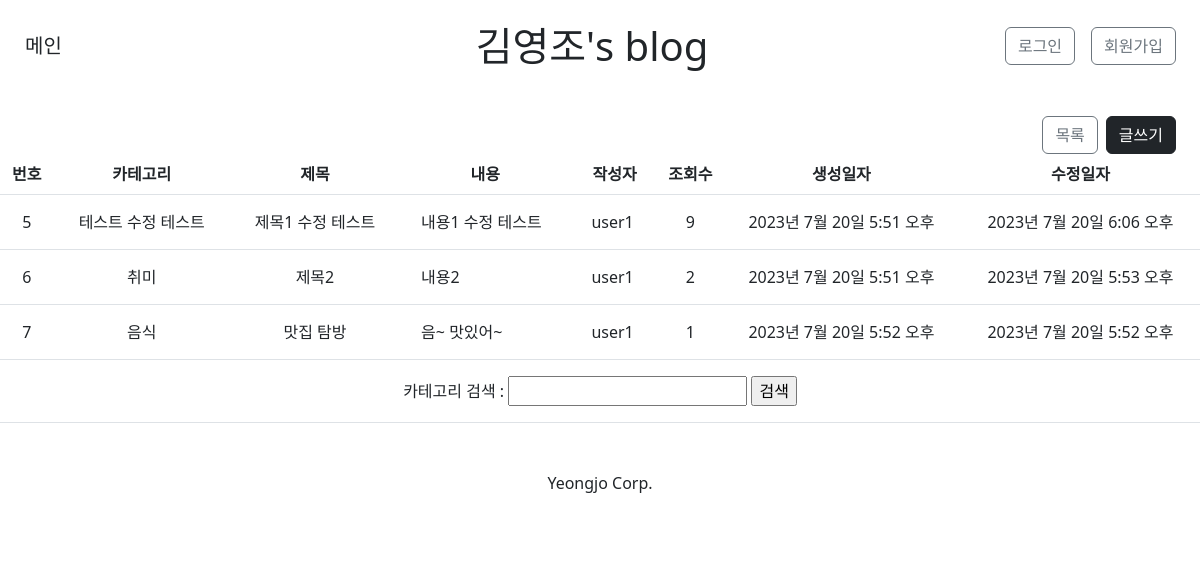
Page /blog/ on the earlier database version.
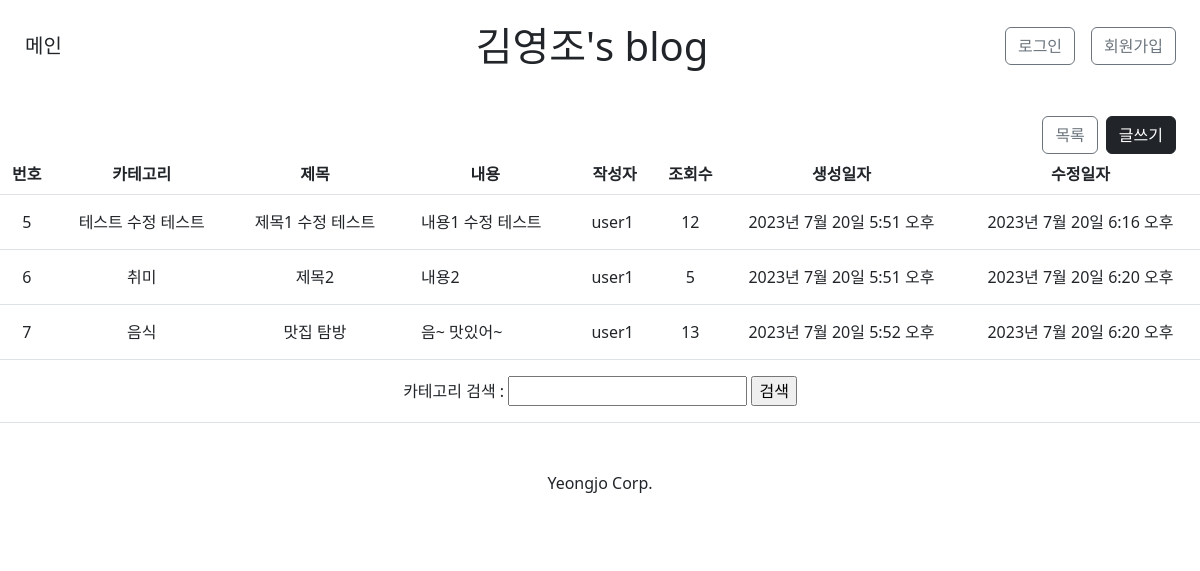
Same page on the later database version.
### blog/models.py (models this page shows)
class Post(models.Model):
    title = models.CharField(max_length=30)
    content = models.TextField()
    imgfile = models.ImageField(null=True, upload_to="", blank=True)
    category = models.CharField(max_length=10)
    writer = models.ForeignKey(User, on_delete=models.CASCADE)
    count = models.PositiveIntegerField(default=0)
    created_at = models.DateTimeField(auto_now_add=True)
    updated_at = models.DateTimeField(auto_now=True)

### user/models.py (models this page shows)
class User(AbstractUser):
    username = models.CharField(unique=True, max_length=20)
    is_staff = models.BooleanField(default=False)
    is_active = models.BooleanField(default=True)
    is_superuser = models.BooleanField(default=False)
    last_login = models.DateTimeField(null=True, blank=True)
    date_joined = models.DateTimeField(auto_now_add=True)
    USERNAME_FIELD = "username"
    EMAIL_FIELD = "username"
    REQUIRED_FIELDS = []
    objects = UserManager()

### blog/views.py (the view)
# urls.py: path("", views.PostList.as_view(), name='post-list'),
class PostList(View):
    def get(self, request):
        post_objs = Post.objects.all()
        context = {
            'title': '블로그',
            'posts': post_objs
        }
        return render(request, 'blog/post_list.html', context)

### blog/templates/blog/post_list.html (shortened to what this page needs)
{% extends 'base.html' %}
{% block content %}
    <div class="d-flex justify-content-end me-4 mt-4">
        <a class="btn btn-outline-secondary me-2" href="{% url 'blog:post-list' %}">목록</a>
        <form action="{% url 'blog:post-write' %}" method="get">
            <input class="btn btn-dark" type="submit" value="글쓰기">
        </form>
    </div>
    {% if posts %}
        <table class="table table-hover align-middle">
            <thead class="text-center">
                <tr>
                    <th>번호</th>
                    <th>카테고리</th>
                    <th>제목</th>
                    <th>내용</th>
                    <th>작성자</th>
                    <th>조회수</th>
                    <th>생성일자</th>
                    <th>수정일자</th>
                </tr>
            </thead>
            <tbody>
                {% for post in posts %}
                    <tr>
                        <th class="text-center"><a class="btn" href="{% url 'blog:post-detail' id=post.pk %}">{{ post.pk }}</a></th>
                        <td class="text-center"><a class="btn" href="{% url 'blog:post-detail' id=post.pk %}">{{ post.category }}</a></td>
                        <td class="text-center"><a class="btn" href="{% url 'blog:post-detail' id=post.pk %}">{{ post.title }}</a></td>
                        <td><a class="btn" href="{% url 'blog:post-detail' id=post.pk %}">{{ post.content }}</a></td>
                        <td><a class="btn" href="{% url 'blog:post-detail' id=post.pk %}">{{ post.writer }}</a></td>
                        <td class="text-center"><a class="btn" href="{% url 'blog:post-detail' id=post.pk %}">{{ post.count }}</a></td>
                        <td class="text-center"><a class="btn" href="{% url 'blog:post-detail' id=post.pk %}">{{ post.created_at }}</a></td>
                        <td class="text-center"><a class="btn" href="{% url 'blog:post-detail' id=post.pk %}">{{ post.updated_at }}</a></td>
                    </tr>
                {% endfor %}
            </tbody>
        </table>
    {% else %}
        <p>작성된 게시물이 없습니다.</p>
    {% endif %}
    <div class="d-flex justify-content-center my-3">
        <form id="search-form" action="" method="get">
            카테고리 검색 : <input id="search-input" type="text"/>
            <input type="submit" value="검색">
        </form>
    </div>
{% endblock %}

### templates/base.html (shortened to what this page needs)
<!DOCTYPE html>
<html lang="ko">
<head>
    <link href="https://cdn.jsdelivr.net/npm/bootstrap@5.3.0/dist/css/bootstrap.min.css" rel="stylesheet">
</head>
<body>
    <header class="py-3">
        <div class="d-flex justify-content-between align-items-center">
            <div class="d-flex justify-content-start col ms-2">
                <a class="btn btn-lg" href="{% url 'index' %}">메인</a>
            </div>
            <div class="col text-center fs-1">
                김영조's blog
            </div>
            <div class="col d-flex justify-content-end me-4">
            {% if user.is_authenticated %}
                <span class="mt-1">{{ user.username }}</span>
                <a class="btn btn-outline-secondary ms-3" href="{% url 'user:logout' %}?next={{ request.path }}">로그아웃</a>
            {% else %}
                <a class="btn btn-outline-secondary" href="{% url 'user:login' %}?next={{ request.path }}">로그인</a>
                <a class="btn btn-outline-secondary ms-3" href="{% url 'user:register' %}">회원가입</a>
            {% endif %}
            </div>
        </div>
    </header>
    <main>
        {% block content %}
        {% endblock %}
    </main>
    <footer class="border-top 1h-1 py-5">
        <div class="text-center">
            Yeongjo Corp.
        </div>
    </footer>
</body>
</html>

Differences in the rows shown:
changed Post "테스트 수정 테스트": count "9" → "12"; updated_at "2023년 7월 20일 6:06 오후" → "2023년 7월 20일 6:16 오후"
changed Post "취미": count "2" → "5"; updated_at "2023년 7월 20일 5:53 오후" → "2023년 7월 20일 6:20 오후"
changed Post "음식": count "1" → "13"; updated_at "2023년 7월 20일 5:52 오후" → "2023년 7월 20일 6:20 오후"
